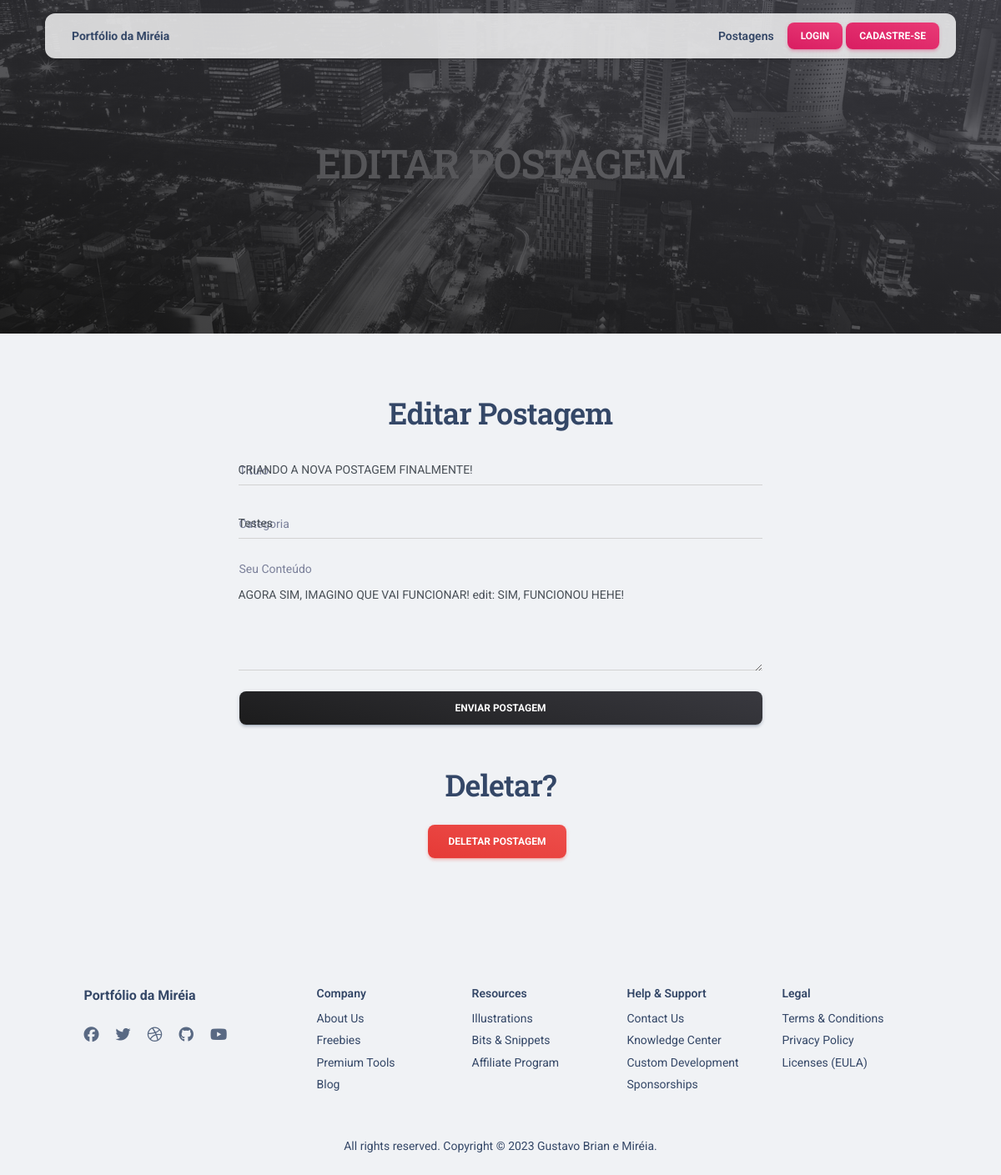
The app's page /editar_postagem/2 with its own data.
### tables this page shows
CREATE TABLE post (
    id INTEGER PRIMARY KEY AUTOINCREMENT,
    created TIMESTAMP NOT NULL DEFAULT CURRENT_TIMESTAMP,
    titulo TEXT NOT NULL,
    conteudo TEXT NOT NULL,
    categoria TEXT NOT NULL,
    usuario TEXT NOT NULL
);

### app.py (the view, shortened to what this page needs)
@app.route('/editar_postagem/<int:id>', methods=('GET', 'POST'))
def editar_postagem(id):
    connection = sqlite3.connect('database.db')
    post = connection.execute('SELECT * FROM post WHERE ID = ?', [id]).fetchone()
    connection.close()
    return render_template('edit_post.html', post=post)

### templates/edit_post.html (shortened to what this page needs)
{% extends 'base.html' %}
{% block content %}
 <header>
    <div class="page-header min-height-400 d-flex justify-content-center" style="background-image: url('../static/assets/img/city-profile.jpg');" loading="lazy">
     <h1 class="text-white">EDITAR POSTAGEM</h1>
     <span class="mask bg-gradient-dark opacity-8"></span>
   </div>
 </header>
<section>
    <div class="container py-4 my-5">
      <div class="row">
        <div class="col-lg-7 mx-auto d-flex justify-content-center flex-column">
          <h2 class="text-center mb-4">Editar Postagem</h2>
          <form role="form" id="contact-form" method="post" autocomplete="off">
            <div class="card-body">
              <div class="row">
                <div class="mb-4">
                  <div class="input-group input-group-dynamic">
                    <label class="form-label">Título</label>
                    <input class="form-control" aria-label="First Name..." type="text" name="titulo" value="{{ post[2] }}">
                  </div>
                </div>
              </div>
              <div class="mb-4">
                <div class="input-group input-group-dynamic">
                  <label class="form-label">Categoria</label>
                  <input type="text" name="categoria" class="form-control" value="{{ post[4] }}">
                </div>
              </div>
              <div class="input-group mb-4 input-group-static">
                <label>Seu Conteúdo</label>
                <textarea name="conteudo" class="form-control" id="message" rows="4">{{ post[3] }}</textarea>
              </div>
              <div class="row">
                <div class="col-md-12">
                  <button type="submit" class="btn bg-gradient-dark w-100">Enviar Postagem</button>
                </div>
              </div>
            </div>
          </form>
          <hr>
          <h2 class="text-center">Deletar?</h2>
          <form action="{{ url_for('deletar', id=post[0]) }}" class="d-flex justify-content-center p-3" method="POST">
            <input type="submit" value="Deletar Postagem" class="btn bg-gradient-danger w-auto me-2"
                    onclick="return confirm('Tem certeza que deseja apagar esta postagem?')">
          </form>
        </div>
      </div>
    </div>
  </section>
{% endblock %}

### records on screen
post: titulo "CRIANDO A NOVA POSTAGEM FINALMENTE!", categoria "Testes", conteudo "AGORA SIM, IMAGINO QUE VAI FUNCIONAR! edit: SIM, FUNCIONOU HEHE!"
